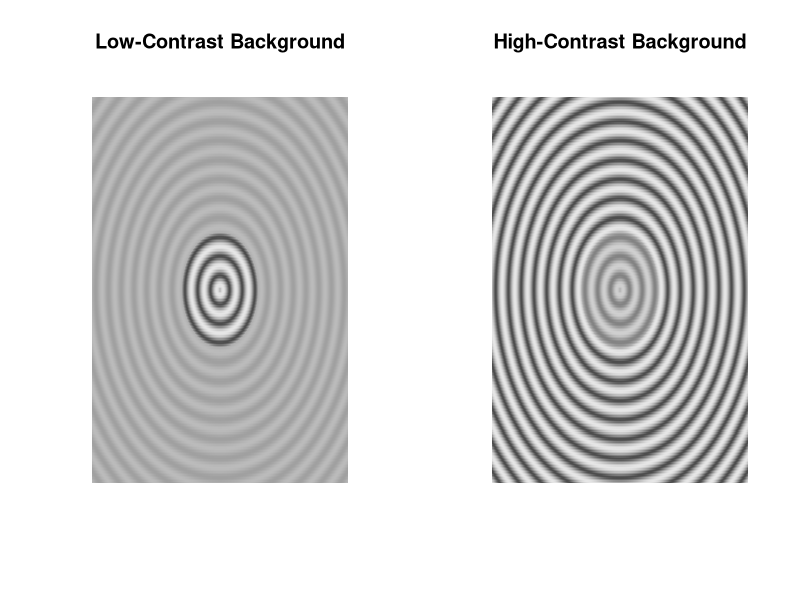
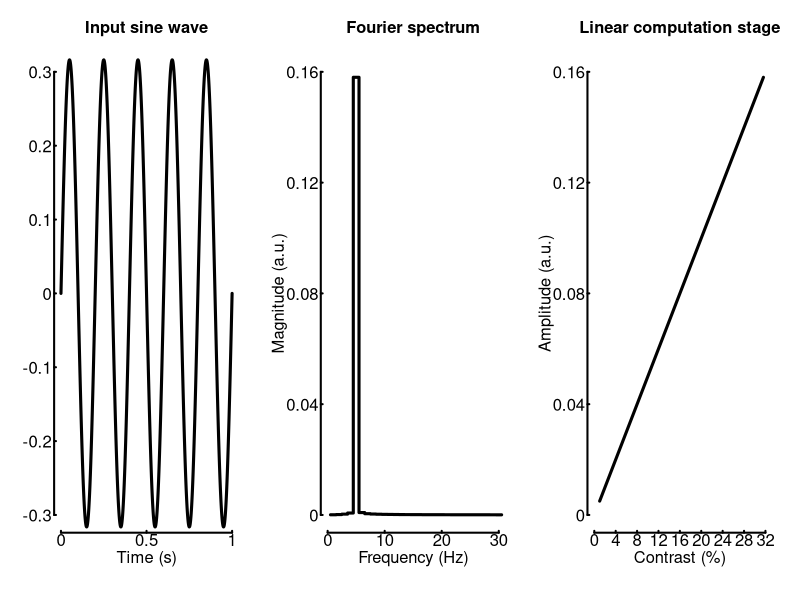
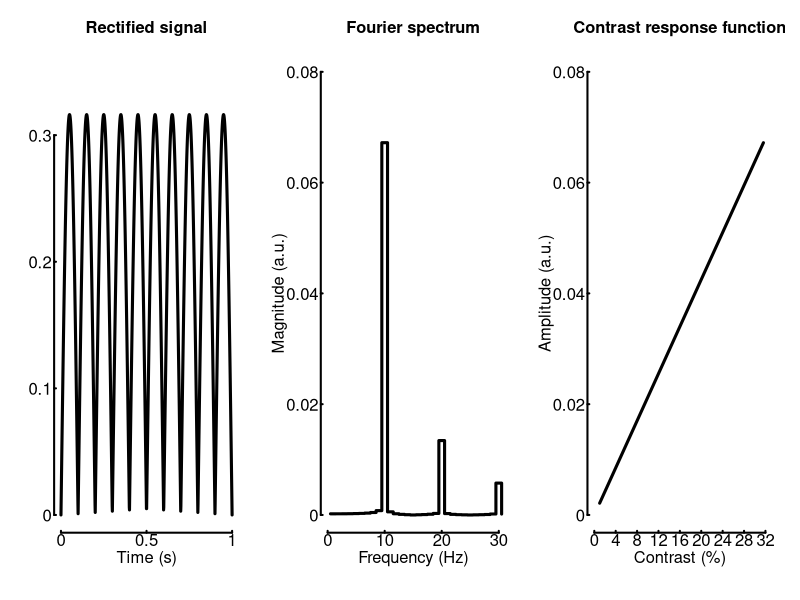
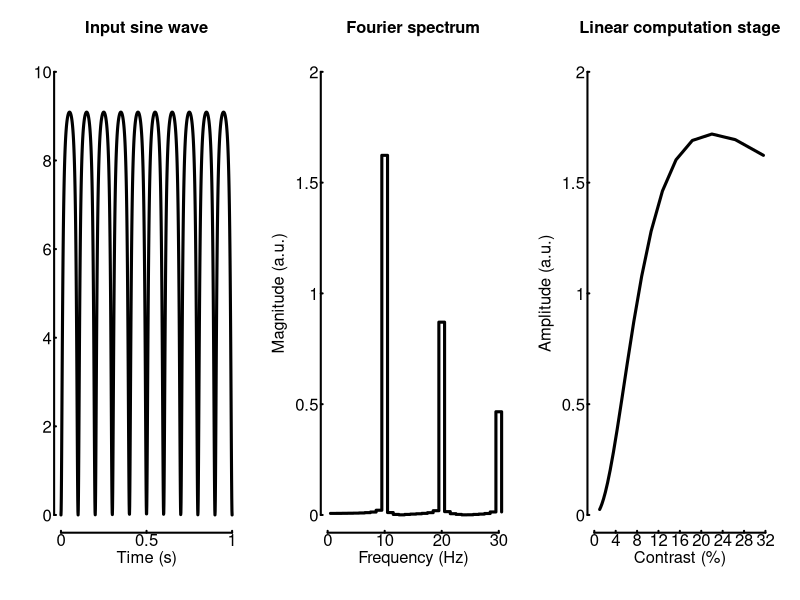
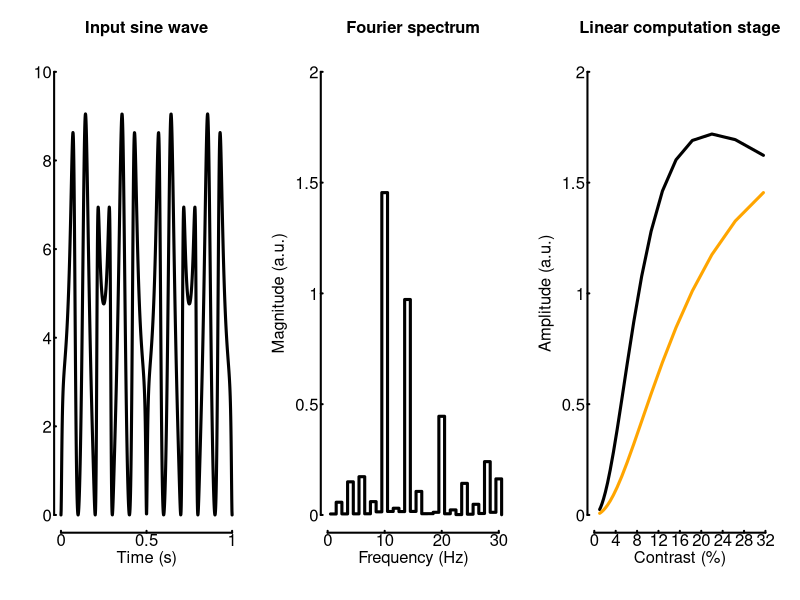
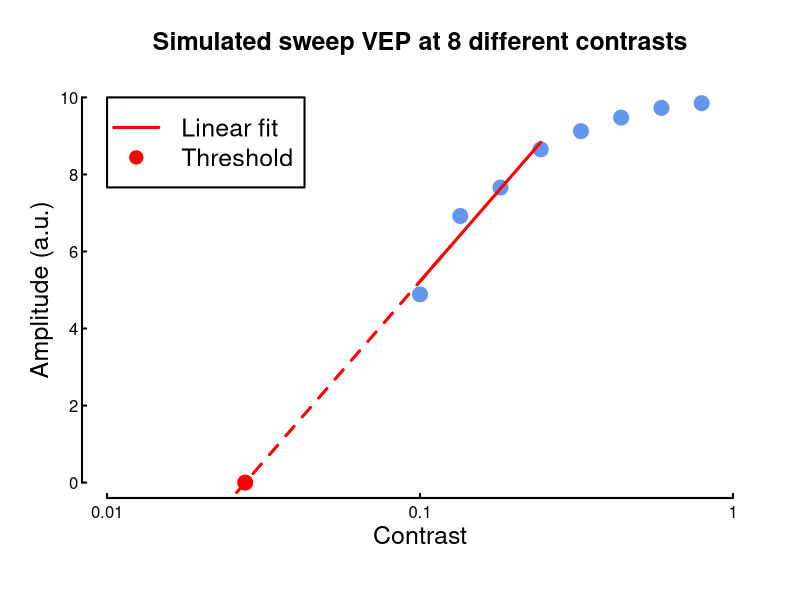
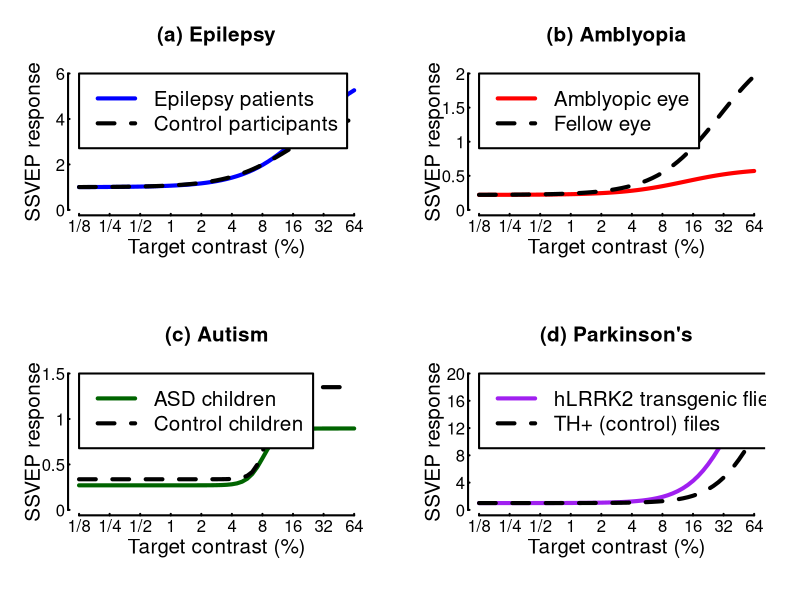

The R source for these figures, in order:
## ---- chunk 1

# set up helper functions

simpleTransducerFunction <- function(inputContrast, c50, RMax){
 # Here we model a simple hyperbolic ratio function. Also called a "Naka-Rushton" function.
 # RMax defines the reponse gain of the transducer (how big the biggest output is). 
 # c50 defines the conrast sensitivity. Smaller values are more sensitive.
 # The exponent can also vary - here we fix it to 2
  expnt <- 2

  # Contrast cannot be negative. To model the responses of a set of on and off 
  # contrast detectors we perform full-wave rectification of the signal
  inputContrast <- abs(inputContrast)
  output <- RMax*(inputContrast^expnt)/(inputContrast^expnt + c50^expnt)
  return(output)
}

doubleTransducerFunction <- function(inputContrast, maskContrast, c50, RMax){
 # This version has two inputs, but the second input is purely suppressive
  expnt <- 2
  inputContrast <- abs(inputContrast)
  maskContrast <- abs(maskContrast)

  output <- RMax*(inputContrast^expnt)/(inputContrast^expnt + maskContrast^expnt + c50^expnt)
  return(output)  
}

create_grating <- function(size, frequency, phase, contrast){
    x <- matrix(rep(seq(-1,1,length=size),size),nrow=size,ncol=size)
    y <- t(x)
    grating <- sin(2 * pi * frequency * sqrt(x^2 + y^2) + phase)
    grating <- (grating + 1) / 2  # Normalize to [0, 1]
    grating <- grating * contrast + (1 - contrast) / 2  # Adjust contrast 
  return(grating)
}

create_circular_mask <- function(size){
    x <- matrix(rep(seq(-1,1,length=size),size),nrow=size,ncol=size)
    y <- t(x)
    radius <- sqrt(x^2 + y^2)
    mask <- sqrt(x**2 + y**2) <= 0.3
  return(mask)
}

if (!dir.exists('/Figures')){dir.create('/Figures')}

## ---- chunk 2

# Set parameters
size <- 256
frequency <- 10
phase <- 0
contrast_center <- 0.5
contrast_surround_low <- 0.1
contrast_surround_high <- 0.9

# Create gratings and circular masks
grating_center <- create_grating(size, frequency, phase, contrast_center)
grating_surround_low <- create_grating(size, frequency, phase, contrast_surround_low)
grating_surround_high <- create_grating(size, frequency, phase, contrast_surround_high)
mask <- create_circular_mask(size)

# Combine gratings and masks
image_low_contrast <- grating_surround_low
image_low_contrast[mask] <- grating_center[mask]
image_high_contrast <- grating_surround_high
image_high_contrast[mask] <- grating_center[mask]

pdf('Figures/1_centresurround.pdf',width=12,height=6.5)

par(mfcol=c(1,2))

plot(x=NULL,y=NULL,xlim=c(0,1),ylim=c(0,1),axes=FALSE, ann=FALSE)
image(image_low_contrast,col=gray.colors(256),add=TRUE,useRaster=TRUE)
title(main='Low-Contrast Background')

plot(x=NULL,y=NULL,xlim=c(0,1),ylim=c(0,1),axes=FALSE, ann=FALSE)
image(image_high_contrast,col=gray.colors(256),add=TRUE,useRaster=TRUE)
title(main='High-Contrast Background')

dev.off()

## ---- chunk 3

inputFrequency_Hz <- 5 # We simulate a system with on input at many different contrasts
contrastRange <- (10^seq(0,1.5,length=20))/100 # Equally spaced log contrast between 1 and 10^1.5
duration_S <- 1 # All variables in this code have an _[units] where possible
digitisationRate_Hz <- 1000
freqCutoff_Hz <- 30
c50 <- 0.10
RMax <- 10

support_S <- seq(0,duration_S,length=duration_S*digitisationRate_Hz)

initialSignal <- NULL # Create lists to hold the initial contrast representation and the result of passign it through a simple Naka-Rushton function
transducedSignal <- NULL

for (contrastIndex in 1:length(contrastRange)){
  
  inputModulation <- sin(2 * pi * inputFrequency_Hz * support_S) * contrastRange[contrastIndex]

  FT_Signal <- fft(inputModulation) / length(inputModulation)
 
  inputAmplitude <- abs(FT_Signal[inputFrequency_Hz+1])
  initialSignal[contrastIndex] <- inputAmplitude

   # Now compute the FT on the signal after it has passed through a single non-linearity. Do this 
   # using the transducer functiona above.
  transducedModulation <- simpleTransducerFunction(inputModulation, c50, RMax)
  FT_transducedModulation <- fft(transducedModulation)/ length(transducedModulation)
  transducedAmplitude <- abs(FT_transducedModulation[1 + inputFrequency_Hz*2])
  transducedSignal[contrastIndex] <- transducedAmplitude
}

frequencySupport <- seq(0,freqCutoff_Hz*duration_S+1) # We only want to plot the frequencies in the FFT up to this point
  
#Make a figure with three subplots

pdf('Figures/2_linearsystem.pdf',width=12,height=4)
par(mfrow=c(1,3))

  plot(x=NULL,y=NULL,axes=FALSE, ann=FALSE, xlim=c(0,1), ylim=c(-0.3,0.3))   
  axis(1, at=seq(0,1,0.5), tck=0.01, lab=F, lwd=2)     # plot tick marks (no labels)
  axis(2, at=seq(-3,3,1)/10, tck=0.01, lab=F, lwd=2)
  mtext(text = seq(0,1,0.5), side = 1, at=seq(0,1,0.5), line=0.2)     # add the tick labels
  mtext(text = seq(-3,3,1)/10, side = 2, at=seq(-3,3,1)/10, line=0.2, las=1)  
title(xlab="Time (s)", col.lab=rgb(0,0,0), line=1.5, cex.lab=1.5)    
title(main="Input sine wave", cex.main=1.5)

lines(support_S, inputModulation, lwd=3)

# Plot the absolute values of the FFT in the second axis as a bar plot

  plot(frequencySupport[2:length(frequencySupport)]-0.5,abs(FT_Signal[2:length(frequencySupport)]),type='s',lwd=3,axes=FALSE, ann=FALSE, xlim=c(0,30), ylim=c(0,0.16))
  axis(1, at=seq(0,30,10), tck=0.01, lab=F, lwd=2)     # plot tick marks (no labels)
  axis(2, at=seq(0,0.16,0.04), tck=0.01, lab=F, lwd=2)
  mtext(text = seq(0,30,10), side = 1, at=seq(0,30,10), line=0.2)     # add the tick labels
  mtext(text = seq(0,0.16,0.04), side = 2, at=seq(0,0.16,0.04), line=0.2, las=1)  
title(xlab="Frequency (Hz)", col.lab=rgb(0,0,0), line=1.5, cex.lab=1.5)    
title(ylab="Magnitude (a.u.)", col.lab=rgb(0,0,0), line=2.6, cex.lab=1.5)
title(main="Fourier spectrum", cex.main=1.5)

  plot(x=NULL,y=NULL,axes=FALSE, ann=FALSE, xlim=c(0,32), ylim=c(0,0.16))   
  axis(1, at=seq(0,32,4), tck=0.01, lab=F, lwd=2)     # plot tick marks (no labels)
  axis(2, at=seq(0,0.16,0.04), tck=0.01, lab=F, lwd=2)
  mtext(text = seq(0,32,4), side = 1, at=seq(0,32,4), line=0.2)     # add the tick labels
  mtext(text = seq(0,0.16,0.04), side = 2, at=seq(0,0.16,0.04), line=0.2, las=1)  
title(xlab="Contrast (%)", col.lab=rgb(0,0,0), line=1.5, cex.lab=1.5)    
title(ylab="Amplitude (a.u.)", col.lab=rgb(0,0,0), line=2.6, cex.lab=1.5)
title(main="Linear computation stage", cex.main=1.5)

lines(contrastRange*100,initialSignal,lwd=3)

dev.off()

## ---- chunk 4

inputFrequency_Hz <- 5 # We simulate a system with on input at many different contrasts
contrastRange <- (10^seq(0,1.5,length=20))/100 # Equally spaced log contrast between 1 and 10^1.5
duration_S <- 1 # All variables in this code have an _[units] where possible
digitisationRate_Hz <- 1000
freqCutoff_Hz <- 30
c50 <- 0.10
RMax <- 10

support_S <- seq(0,duration_S,length=duration_S*digitisationRate_Hz)

initialSignal <- NULL # Create lists to hold the initial contrast representation and the result of passign it through a simple Naka-Rushton function
transducedSignal <- NULL

for (contrastIndex in 1:length(contrastRange)){
  
  inputModulation <- sin(2 * pi * inputFrequency_Hz * support_S) * contrastRange[contrastIndex]

    # We are about to model response to contrast. Different cell populations detect positive and negative-going contrast and we can model their combined response by performing full-wave rectification as follows: 
  fullWaveRectifiedSignal <- abs(inputModulation)
  
  # This doubles the frequencies of the resulting FT and also introduces harmonics at higher frequencies but it does not alter the general shape of the contrast vs response function.
  
  # Now compute the FT on the signal after it has passed through full wave rectification
  FT_transducedModulation <- fft(fullWaveRectifiedSignal) / length(fullWaveRectifiedSignal)
 
  transducedAmplitude <- abs(FT_transducedModulation[2*inputFrequency_Hz+1])
  transducedSignal[contrastIndex] <- transducedAmplitude

}

frequencySupport <- seq(0,freqCutoff_Hz*duration_S+1) # We only want to plot the frequencies in the FFT up to this point
  
#Make a figure with three subplots

pdf('Figures/3_fullwaverectification.pdf',width=12,height=4)
par(mfrow=c(1,3))

  plot(x=NULL,y=NULL,axes=FALSE, ann=FALSE, xlim=c(0,1), ylim=c(0,0.35))   
  axis(1, at=seq(0,1,0.5), tck=0.01, lab=F, lwd=2)     # plot tick marks (no labels)
  axis(2, at=seq(0,3,1)/10, tck=0.01, lab=F, lwd=2)
  mtext(text = seq(0,1,0.5), side = 1, at=seq(0,1,0.5), line=0.2)     # add the tick labels
  mtext(text = seq(0,3,1)/10, side = 2, at=seq(0,3,1)/10, line=0.2, las=1)  
title(xlab="Time (s)", col.lab=rgb(0,0,0), line=1.5, cex.lab=1.5)    
title(main="Rectified signal", cex.main=1.5)

lines(support_S, fullWaveRectifiedSignal, lwd=3)

# Plot the absolute values of the FFT in the second axis as a bar plot
  plot(frequencySupport[2:length(frequencySupport)]-0.5,abs(FT_transducedModulation[2:length(frequencySupport)]),type='s',lwd=3,axes=FALSE, ann=FALSE, xlim=c(0,30), ylim=c(0,0.08))
  axis(1, at=seq(0,30,10), tck=0.01, lab=F, lwd=2)     # plot tick marks (no labels)
  axis(2, at=seq(0,0.08,0.02), tck=0.01, lab=F, lwd=2)
  mtext(text = seq(0,30,10), side = 1, at=seq(0,30,10), line=0.2)     # add the tick labels
  mtext(text = seq(0,0.08,0.02), side = 2, at=seq(0,0.08,0.02), line=0.2, las=1)  
title(xlab="Frequency (Hz)", col.lab=rgb(0,0,0), line=1.5, cex.lab=1.5)    
title(ylab="Magnitude (a.u.)", col.lab=rgb(0,0,0), line=2.6, cex.lab=1.5)
title(main="Fourier spectrum", cex.main=1.5)

  plot(x=NULL,y=NULL,axes=FALSE, ann=FALSE, xlim=c(0,32), ylim=c(0,0.08))   
  axis(1, at=seq(0,32,4), tck=0.01, lab=F, lwd=2)     # plot tick marks (no labels)
  axis(2, at=seq(0,0.08,0.02), tck=0.01, lab=F, lwd=2)
  mtext(text = seq(0,32,4), side = 1, at=seq(0,32,4), line=0.2)     # add the tick labels
  mtext(text = seq(0,0.08,0.02), side = 2, at=seq(0,0.08,0.02), line=0.2, las=1)  
title(xlab="Contrast (%)", col.lab=rgb(0,0,0), line=1.5, cex.lab=1.5)    
title(ylab="Amplitude (a.u.)", col.lab=rgb(0,0,0), line=2.6, cex.lab=1.5)
title(main="Contrast response function", cex.main=1.5)

lines(contrastRange*100,transducedSignal,lwd=3)

dev.off()

## ---- chunk 5

inputFrequency_Hz <- 5 # We simulate a system with on input at many different contrasts
contrastRange <- (10^seq(0,1.5,length=20))/100 # Equally spaced log contrast between 1 and 10^1.5
duration_S <- 1 # All variables in this code have an _[units] where possible
digitisationRate_Hz <- 1000
freqCutoff_Hz <- 30
c50 <- 0.10
RMax <- 10

support_S <- seq(0,duration_S,length=duration_S*digitisationRate_Hz)

initialSignal <- NULL # Create lists to hold the initial contrast representation and the result of passign it through a simple Naka-Rushton function
transducedSignal <- NULL

for (contrastIndex in 1:length(contrastRange)){
  
  inputModulation <- sin(2 * pi * inputFrequency_Hz * support_S) * contrastRange[contrastIndex]

  FT_Signal <- fft(inputModulation) / length(inputModulation)
 
  inputAmplitude <- abs(FT_Signal[inputFrequency_Hz+1])
  initialSignal[contrastIndex] <- inputAmplitude

   # Now compute the FT on the signal after it has passed through a single non-linearity. Do this 
   # using the transducer functiona above.
  transducedModulation <- simpleTransducerFunction(inputModulation, c50, RMax)
  FT_transducedModulation <- fft(transducedModulation)/ length(transducedModulation)
  transducedAmplitude <- abs(FT_transducedModulation[1 + inputFrequency_Hz*2])
  transducedSignal[contrastIndex] <- transducedAmplitude
}

frequencySupport <- seq(0,freqCutoff_Hz*duration_S+1) # We only want to plot the frequencies in the FFT up to this point
  
#Make a figure with three subplots

pdf('Figures/4_transducer.pdf',width=12,height=4)
par(mfrow=c(1,3))

  plot(x=NULL,y=NULL,axes=FALSE, ann=FALSE, xlim=c(0,1), ylim=c(0,10))   
  axis(1, at=seq(0,1,0.5), tck=0.01, lab=F, lwd=2)     # plot tick marks (no labels)
  axis(2, at=seq(0,10,2), tck=0.01, lab=F, lwd=2)
  mtext(text = seq(0,1,0.5), side = 1, at=seq(0,1,0.5), line=0.2)     # add the tick labels
  mtext(text = seq(0,10,2), side = 2, at=seq(0,10,2), line=0.2, las=1)  
title(xlab="Time (s)", col.lab=rgb(0,0,0), line=1.5, cex.lab=1.5)    
title(main="Input sine wave", cex.main=1.5)

lines(support_S, transducedModulation, lwd=3)

# Plot the absolute values of the FFT in the second axis as a bar plot

  plot(frequencySupport[2:length(frequencySupport)]-0.5,abs(FT_transducedModulation[2:length(frequencySupport)]),type='s',lwd=3,axes=FALSE, ann=FALSE, xlim=c(0,30), ylim=c(0,2))
  axis(1, at=seq(0,30,10), tck=0.01, lab=F, lwd=2)     # plot tick marks (no labels)
  axis(2, at=seq(0,2,0.5), tck=0.01, lab=F, lwd=2)
  mtext(text = seq(0,30,10), side = 1, at=seq(0,30,10), line=0.2)     # add the tick labels
  mtext(text = seq(0,2,0.5), side = 2, at=seq(0,2,0.5), line=0.2, las=1)  
title(xlab="Frequency (Hz)", col.lab=rgb(0,0,0), line=1.5, cex.lab=1.5)    
title(ylab="Magnitude (a.u.)", col.lab=rgb(0,0,0), line=2.6, cex.lab=1.5)
title(main="Fourier spectrum", cex.main=1.5)

  plot(x=NULL,y=NULL,axes=FALSE, ann=FALSE, xlim=c(0,32), ylim=c(0,2))   
  axis(1, at=seq(0,32,4), tck=0.01, lab=F, lwd=2)     # plot tick marks (no labels)
  axis(2, at=seq(0,2,0.5), tck=0.01, lab=F, lwd=2)
  mtext(text = seq(0,32,4), side = 1, at=seq(0,32,4), line=0.2)     # add the tick labels
  mtext(text = seq(0,2,0.5), side = 2, at=seq(0,2,0.5), line=0.2, las=1)  
title(xlab="Contrast (%)", col.lab=rgb(0,0,0), line=1.5, cex.lab=1.5)    
title(ylab="Amplitude (a.u.)", col.lab=rgb(0,0,0), line=2.6, cex.lab=1.5)
title(main="Linear computation stage", cex.main=1.5)

lines(contrastRange*100,transducedSignal,lwd=3)

dev.off()

## ---- chunk 6

inputFrequency_Hz <- 5 # We simulate a system with on input at many different contrasts
contrastRange <- (10^seq(0,1.5,length=20))/100 # Equally spaced log contrast between 1 and 10^1.5
maskFrequency_Hz <- 7
maskContrast <- max(contrastRange)

duration_S <- 1 # All variables in this code have an _[units] where possible
digitisationRate_Hz <- 1000
freqCutoff_Hz <- 30
c50 <- 0.10
RMax <- 10

support_S <- seq(0,duration_S,length=duration_S*digitisationRate_Hz)

initialSignal <- NULL # Create lists to hold the initial contrast representation and the result of passign it through a simple Naka-Rushton function
transducedSignal <- NULL
maskedSignal <- NULL

for (contrastIndex in 1:length(contrastRange)){
  
  inputModulation <- sin(2 * pi * inputFrequency_Hz * support_S) * contrastRange[contrastIndex]
  maskModulation <- sin(2 * pi * maskFrequency_Hz * support_S) * maskContrast

   # Now compute the FT on the signal after it has passed through a single non-linearity. Do this 
   # using the transducer functiona above.
  transducedModulation <- doubleTransducerFunction(inputModulation, 0*maskModulation, c50,RMax)
  FT_transducedModulation <- fft(transducedModulation)/ length(transducedModulation)
  transducedAmplitude <- abs(FT_transducedModulation[1+inputFrequency_Hz*2])
  transducedSignal[contrastIndex] <- transducedAmplitude
  
  transducedModulation <- doubleTransducerFunction(inputModulation, maskModulation, c50,RMax)
  FT_transducedModulation <- fft(transducedModulation)/ length(transducedModulation)
  transducedAmplitude <- abs(FT_transducedModulation[1+inputFrequency_Hz*2])
  maskedSignal[contrastIndex] <- transducedAmplitude
}

frequencySupport <- seq(0,freqCutoff_Hz*duration_S+1) # We only want to plot the frequencies in the FFT up to this point
  
#Make a figure with three subplots

pdf('Figures/5_twoinputs.pdf',width=12,height=4)
par(mfrow=c(1,3))

  plot(x=NULL,y=NULL,axes=FALSE, ann=FALSE, xlim=c(0,1), ylim=c(0,10))   
  axis(1, at=seq(0,1,0.5), tck=0.01, lab=F, lwd=2)     # plot tick marks (no labels)
  axis(2, at=seq(0,10,2), tck=0.01, lab=F, lwd=2)
  mtext(text = seq(0,1,0.5), side = 1, at=seq(0,1,0.5), line=0.2)     # add the tick labels
  mtext(text = seq(0,10,2), side = 2, at=seq(0,10,2), line=0.2, las=1)  
title(xlab="Time (s)", col.lab=rgb(0,0,0), line=1.5, cex.lab=1.5)    
title(main="Input sine wave", cex.main=1.5)

lines(support_S, transducedModulation, lwd=3)

# Plot the absolute values of the FFT in the second axis as a bar plot

  plot(frequencySupport[2:length(frequencySupport)]-0.5,abs(FT_transducedModulation[2:length(frequencySupport)]),type='s',lwd=3,axes=FALSE, ann=FALSE, xlim=c(0,30), ylim=c(0,2))
  axis(1, at=seq(0,30,10), tck=0.01, lab=F, lwd=2)     # plot tick marks (no labels)
  axis(2, at=seq(0,2,0.5), tck=0.01, lab=F, lwd=2)
  mtext(text = seq(0,30,10), side = 1, at=seq(0,30,10), line=0.2)     # add the tick labels
  mtext(text = seq(0,2,0.5), side = 2, at=seq(0,2,0.5), line=0.2, las=1)  
title(xlab="Frequency (Hz)", col.lab=rgb(0,0,0), line=1.5, cex.lab=1.5)    
title(ylab="Magnitude (a.u.)", col.lab=rgb(0,0,0), line=2.6, cex.lab=1.5)
title(main="Fourier spectrum", cex.main=1.5)

  plot(x=NULL,y=NULL,axes=FALSE, ann=FALSE, xlim=c(0,32), ylim=c(0,2))   
  axis(1, at=seq(0,32,4), tck=0.01, lab=F, lwd=2)     # plot tick marks (no labels)
  axis(2, at=seq(0,2,0.5), tck=0.01, lab=F, lwd=2)
  mtext(text = seq(0,32,4), side = 1, at=seq(0,32,4), line=0.2)     # add the tick labels
  mtext(text = seq(0,2,0.5), side = 2, at=seq(0,2,0.5), line=0.2, las=1)  
title(xlab="Contrast (%)", col.lab=rgb(0,0,0), line=1.5, cex.lab=1.5)    
title(ylab="Amplitude (a.u.)", col.lab=rgb(0,0,0), line=2.6, cex.lab=1.5)
title(main="Linear computation stage", cex.main=1.5)

lines(contrastRange*100,transducedSignal,lwd=3)
lines(contrastRange*100,maskedSignal,col='orange',lwd=3)

dev.off()

## ---- chunk 7

# Define some constants
nLevels <- 8
internalNoise <- 1
inputFrequency_Hz <- 5 # We simulate a system with on input at many different contrasts
contrastRange <- (10^seq(1,1.9,length=nLevels))/100  # Equally spaced log contrast between 1 and 10^1.9
duration_S <- 1 # All variables in this code have an _[units] where possible
digitisationRate_Hz <- 1000
freqCutoff_Hz <- 30

support_S <- seq(0,duration_S,length=duration_S*digitisationRate_Hz)

initialSignal <- NULL
transducedSignal <- NULL
for (contrastIndex in 1:length(contrastRange)){
  inputModulation <- sin(2 * pi * inputFrequency_Hz * support_S) * contrastRange[contrastIndex] + runif(length(support_S))*internalNoise

  FT_Signal <- fft(inputModulation) / length(inputModulation)

  responseAmplitude <- abs(FT_Signal[inputFrequency_Hz+1])
  initialSignal[contrastIndex] <- responseAmplitude
  transducedSignal[contrastIndex] <- simpleTransducerFunction(responseAmplitude, 0.05, 10)
}
# Now fit a linear regression to the first 4 contrast levels (before it saturates) and find out where this crosses the Y-axis
X = log10(contrastRange[1:4])
X2 = log10((10^seq(0.1,1.1,length=nLevels))/100)
y <- transducedSignal[1:4]
reg <- lm(y ~ X)
x_intercept <- 10 ^ (-reg$coefficients[1] / reg$coefficients[2])
Yfit <- reg$coefficients[2]*X + reg$coefficients[1]
Yextrap <- reg$coefficients[2]*X2 + reg$coefficients[1]

pdf('Figures/6_sweepplot.pdf',width=6,height=6)

  plot(x=NULL,y=NULL,axes=FALSE, ann=FALSE, xlim=c(-2,0), ylim=c(0,10))   
  axis(1, at=seq(-2,0,1), tck=0.01, lab=F, lwd=2)     # plot tick marks (no labels)
  axis(2, at=seq(0,10,2), tck=0.01, lab=F, lwd=2)
  mtext(text = c(0.01,0.1,1), side = 1, at=seq(-2,0,1), line=0.2)     # add the tick labels
  mtext(text = seq(0,10,2), side = 2, at=seq(0,10,2), line=0.2, las=1)  
title(xlab="Contrast", col.lab=rgb(0,0,0), line=1.5, cex.lab=1.5)    
title(ylab="Amplitude (a.u.)", col.lab=rgb(0,0,0), line=1.5, cex.lab=1.5)    
title(main=paste("Simulated sweep VEP at",nLevels,"different contrasts"), cex.main=1.5)

points(log10(contrastRange),transducedSignal,pch=19,col='cornflowerblue',cex=2)
points(log10(x_intercept),0,pch=19,col='red',cex=2)

lines(X,Yfit,lwd=3,col='red')
lines(X2,Yextrap,lwd=3,lty=2,col='red')

legend(-2,10,c('Linear fit','Threshold'),lty=c(1,NA),pch=c(NA,19),lwd=3,col='red',box.lwd=2,cex=1.5)

dev.off()

# axs.semilogx(contrastRange[:4], reg.predict(X), 'r-', label='Linear Fit')
# axs.semilogx(np.logspace(0.1,1.1,nLevels)/100, reg.predict(X2), 'r--')


## ---- chunk 8

# Parameters
finecontrastsdB <- seq(-18,36,1)
finecontrasts <- 10^(finecontrastsdB / 20)
ticklocsx <- seq(-18,36,6)
ticklabelsx <- c('1/8', '1/4', '1/2', 1, 2, 4, 8, 16, 32, 64)

pdf('Figures/7_clinicalplot.pdf',width=12,height=12)
par(mfrow=c(2,2))

epilepsyparams <- matrix(0,nrow=2,ncol=4) 
epilepsyparams[1,] <- c(3.4, 0.15, 1.4, 1)  # controls
epilepsyparams[2,] <- c(5.3, 0.23, 1.4, 1)  # patients

# Calculate responses
respEPIcontrols <- epilepsyparams[1,1] * ((finecontrasts/100)^epilepsyparams[1,3] /
                (epilepsyparams[1,2]^epilepsyparams[1,3] + (finecontrasts/100)^epilepsyparams[1,3])) + epilepsyparams[1,4]

respEPIpatients <- epilepsyparams[2,1] * ((finecontrasts/100)^epilepsyparams[2,3] /
                (epilepsyparams[2,2]^epilepsyparams[2,3] + (finecontrasts/100)^epilepsyparams[2,3])) + epilepsyparams[2,4]

ticklocsy <- seq(0,6,2)
  plot(x=NULL,y=NULL,axes=FALSE, ann=FALSE, xlim=c(-18,36), ylim=c(0,6))   
  axis(1, at=ticklocsx, tck=0.01, lab=F, lwd=2)     # plot tick marks (no labels)
  axis(2, at=ticklocsy, tck=0.01, lab=F, lwd=2)
  mtext(text = ticklabelsx, side = 1, at=ticklocsx, line=0.2)     # add the tick labels
  mtext(text = ticklocsy, side = 2, at=ticklocsy, line=0.2, las=1)  
  title(xlab="Target contrast (%)", col.lab=rgb(0,0,0), line=1.5, cex.lab=1.5)    
  title(ylab="SSVEP response", col.lab=rgb(0,0,0), line=1.5, cex.lab=1.5)
  title(main="(a) Epilepsy", cex.main=1.5)

lines(finecontrastsdB, respEPIpatients, lwd=4, col='blue')
lines(finecontrastsdB, respEPIcontrols, lwd=4, col='black', lty=2)

legend(-18,6,c('Epilepsy patients','Control participants'),lwd=4,lty=1:2,col=c('blue','black'),box.lwd=2,cex=1.5)



amblyparams <- matrix(0,nrow=2,ncol=4) 
amblyparams[1,] <- c(0.39, 37.2, 1.4, 0.22)  # amblyopic eye
amblyparams[2,] <- c(2.33, 111.69, 1.4, 0.22)  # fellow eye

# Calculate responses
respambly <- amblyparams[1,1] * ((finecontrasts)^amblyparams[1,3] /
                (amblyparams[1,2] + (finecontrasts)^amblyparams[1,3])) + amblyparams[1,4]

respfellow <- amblyparams[2,1] * ((finecontrasts)^amblyparams[2,3] /
                (amblyparams[2,2] + (finecontrasts)^amblyparams[2,3])) + amblyparams[2,4]

ticklocsy <- seq(0,2,0.5)
  plot(x=NULL,y=NULL,axes=FALSE, ann=FALSE, xlim=c(-18,36), ylim=c(0,2))   
  axis(1, at=ticklocsx, tck=0.01, lab=F, lwd=2)     # plot tick marks (no labels)
  axis(2, at=ticklocsy, tck=0.01, lab=F, lwd=2)
  mtext(text = ticklabelsx, side = 1, at=ticklocsx, line=0.2)     # add the tick labels
  mtext(text = ticklocsy, side = 2, at=ticklocsy, line=0.2, las=1)  
  title(xlab="Target contrast (%)", col.lab=rgb(0,0,0), line=1.5, cex.lab=1.5)     
  title(ylab="SSVEP response", col.lab=rgb(0,0,0), line=1.5, cex.lab=1.5)
  title(main="(b) Amblyopia", cex.main=1.5)

lines(finecontrastsdB, respambly, lwd=4, col='red')
lines(finecontrastsdB, respfellow, lwd=4, col='black', lty=2)

legend(-18,2,c('Amblyopic eye','Fellow eye'),lwd=4,lty=1:2,col=c('red','black'),box.lwd=2,cex=1.5)


# Autism and control groups for the autism plot

autismparams <- matrix(0,nrow=2,ncol=4) 
autismparams[1,] <- c(0.6253, 0.2701, 125550, 5.6199)  # ASD group
autismparams[2,] <- c(1.0131, 0.3369, 3589900, 6.8622)  # control group

# Calculate responses
respASD <- (autismparams[1,1] * (finecontrasts^autismparams[1,4]) /
           (autismparams[1,3] + finecontrasts^autismparams[1,4])) + autismparams[1,2]
respCON <- (autismparams[2,1] * (finecontrasts^autismparams[2,4]) /
           (autismparams[2,3] + finecontrasts^autismparams[2,4])) + autismparams[2,2]

ticklocsy <- seq(0,1.5,0.5)
  plot(x=NULL,y=NULL,axes=FALSE, ann=FALSE, xlim=c(-18,36), ylim=c(0,1.5))   
  axis(1, at=ticklocsx, tck=0.01, lab=F, lwd=2)     # plot tick marks (no labels)
  axis(2, at=ticklocsy, tck=0.01, lab=F, lwd=2)
  mtext(text = ticklabelsx, side = 1, at=ticklocsx, line=0.2)     # add the tick labels
  mtext(text = ticklocsy, side = 2, at=ticklocsy, line=0.2, las=1)  
  title(xlab="Target contrast (%)", col.lab=rgb(0,0,0), line=1.5, cex.lab=1.5)    
  title(ylab="SSVEP response", col.lab=rgb(0,0,0), line=1.5, cex.lab=1.5)
  title(main="(c) Autism", cex.main=1.5)

lines(finecontrastsdB, respASD, lwd=4, col='darkgreen')
lines(finecontrastsdB, respCON, lwd=4, col='black', lty=2)

legend(-18,1.5,c('ASD children','Control children'),lwd=4,lty=1:2,col=c('darkgreen','black'),box.lwd=2,cex=1.5)


# PD parameters for Drosophila from Afsari et al HMG 2014

PDparams2F1 <- matrix(0,nrow=2,ncol=4) 
PDparams2F1[1,] <- c(22, 0.7, 2, 1)  # controls
PDparams2F1[2,] <- c(24, 0.4, 2, 1)  # hLRRK2

PDparams1F1 <- matrix(0,nrow=2,ncol=4) 
PDparams1F1[1,] <- c(104, 0.76, 2, 1)  # controls
PDparams1F1[2,] <- c(170, 0.382, 2, 1)  # hLRRK2

# Note: Here we plot the 2F1 curves which, we think, most closely correspond to the more central neuronal (as opposed to the photoreceptor-derived) signals
respParkControls <- PDparams2F1[1,1] * ((finecontrasts/100)^PDparams2F1[1,3] /
                      (PDparams2F1[1,2]^PDparams2F1[1,3] + (finecontrasts/100)^PDparams2F1[1,3])) + PDparams2F1[1,4]

respParkPatients <- PDparams2F1[2,1] * ((finecontrasts/100)^PDparams2F1[2,3] /
                      (PDparams2F1[2,2]^PDparams2F1[2,3] + (finecontrasts/100)^PDparams2F1[2,3])) + PDparams2F1[2,4]


ticklocsy <- seq(0,20,4)
  plot(x=NULL,y=NULL,axes=FALSE, ann=FALSE, xlim=c(-18,36), ylim=c(0,20))   
  axis(1, at=ticklocsx, tck=0.01, lab=F, lwd=2)     # plot tick marks (no labels)
  axis(2, at=ticklocsy, tck=0.01, lab=F, lwd=2)
  mtext(text = ticklabelsx, side = 1, at=ticklocsx, line=0.2)     # add the tick labels
  mtext(text = ticklocsy, side = 2, at=ticklocsy, line=0.2, las=1)  
  title(xlab="Target contrast (%)", col.lab=rgb(0,0,0), line=1.5, cex.lab=1.5)       
  title(ylab="SSVEP response", col.lab=rgb(0,0,0), line=1.5, cex.lab=1.5)
  title(main="(d) Parkinson's", cex.main=1.5)

lines(finecontrastsdB, respParkPatients, lwd=4, col='purple')
lines(finecontrastsdB, respParkControls, lwd=4, col='black', lty=2)

legend(-18,20,c('hLRRK2 transgenic flies','TH+ (control) files'),lwd=4,lty=1:2,col=c('purple','black'),box.lwd=2,cex=1.5)

dev.off()


